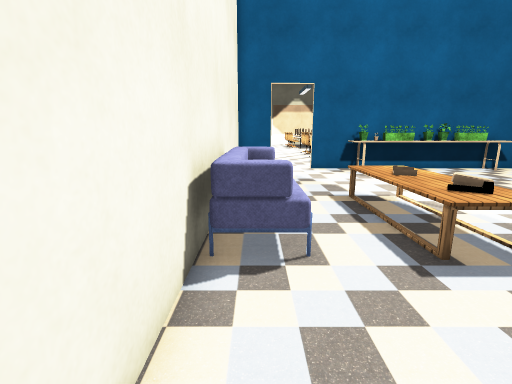
view 1 (above)

17 first-person views from a walk through a Unity game level. The camera is 1.2 m above the floor, tilts 12° down and sees 85° across. The floor is counted in squares, 0.5 m on a side. Each view is taken from the middle of a square. On the plan, view 1 faces up. The plan holds only what a view shows up to about 18 squares ahead; the rest is blank. The place goes on beyond the plan. The player character is not drawn. Door leaves are left out, so doorways stand open. Some surface patterns are stand-ins.

view 2
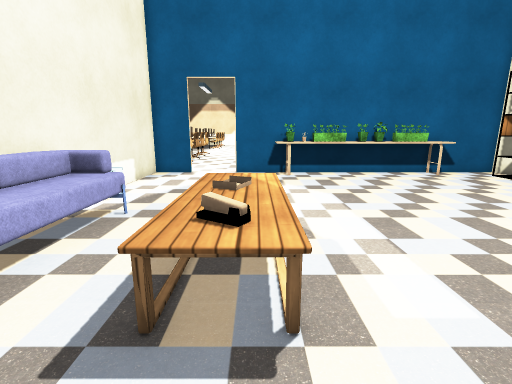

view 3
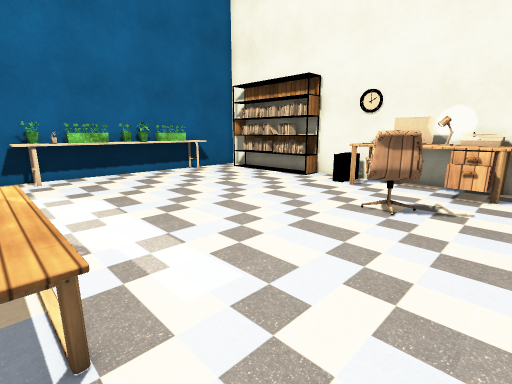

view 4
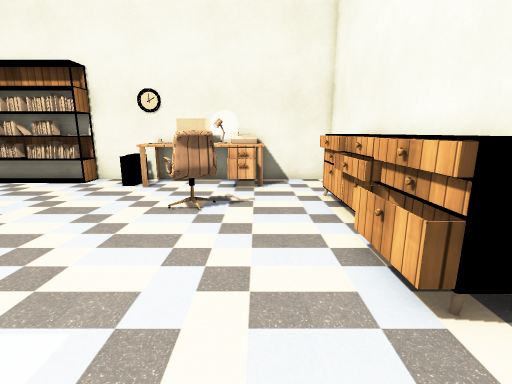

view 5
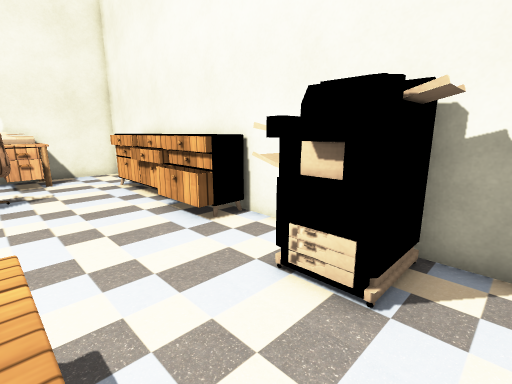

view 6
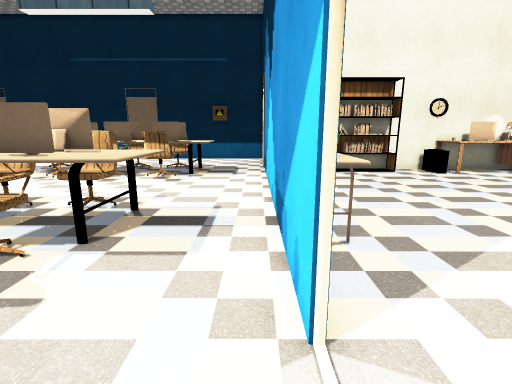

view 7
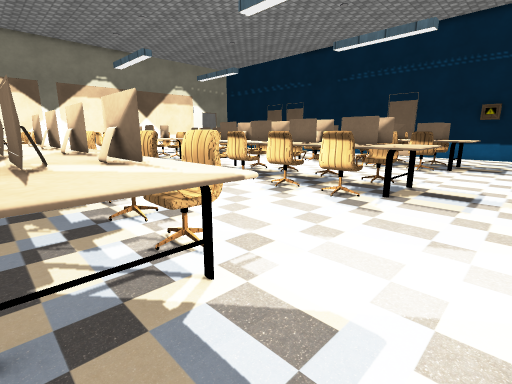

view 8
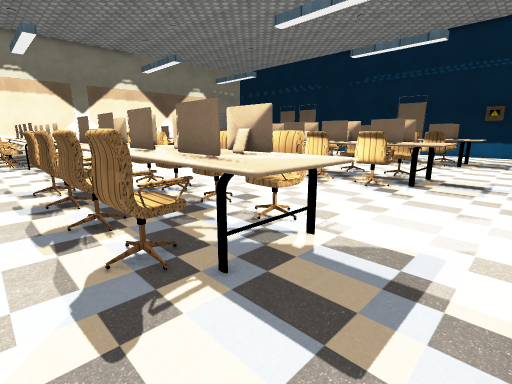

view 9
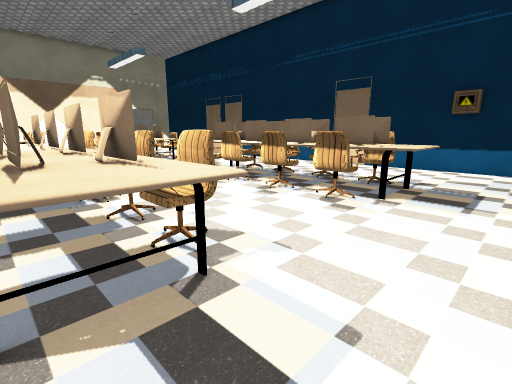

view 10
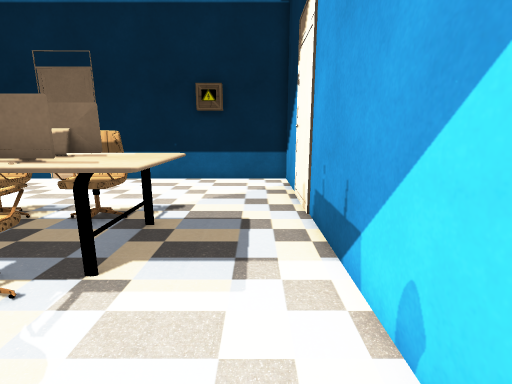

view 11
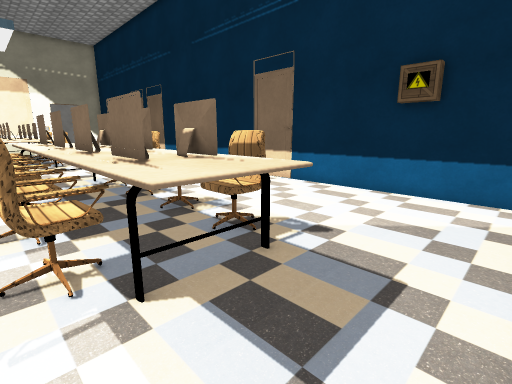

view 12
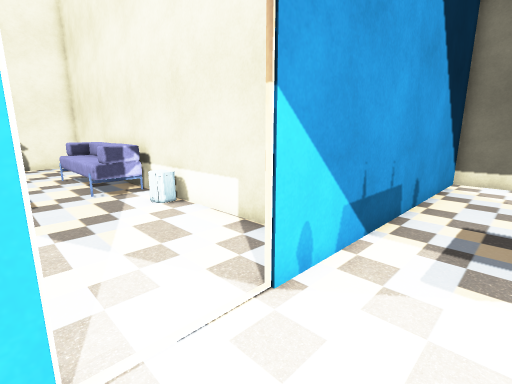

view 13
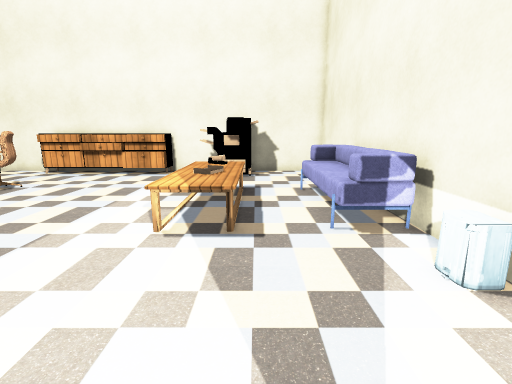

view 14
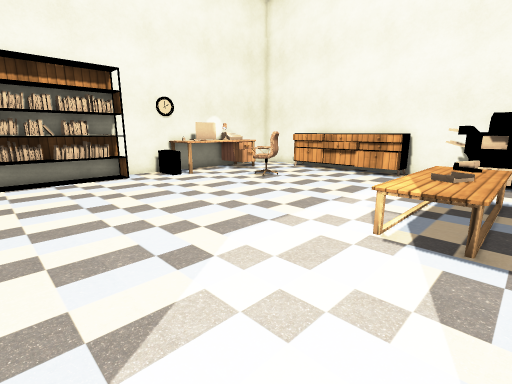

view 15
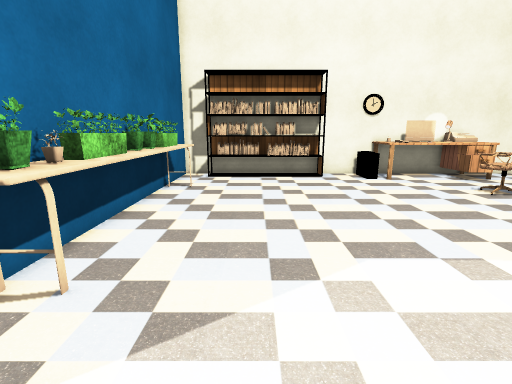

view 16
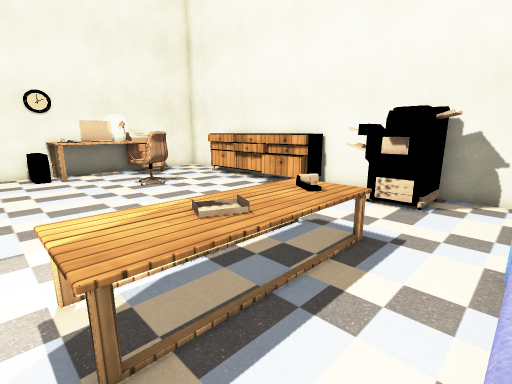

view 17
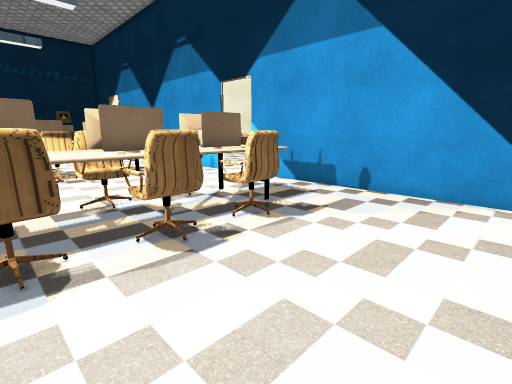

### Floor plan
Points are (right, up) in squares from view 1. A wall is a line through its corners. A room is listed if a view was taken in it or the views show most of it. See-through windows are left out.
Room 1 (views 1, 2, 3, 4, 5, 6, 7, 8, 9, 10, 11, 12, 13, 14, 15, 16, 17)
walls: (6.5, 19.2) (3.8, 19.2); (3.8, 19.4) (6.5, 19.4); (15.4, 19.4) (27.8, 19.4) (27.8, 31.5); (1.1, 19.2) (-1.2, 19.2) (-1.2, -0.9) (19.6, -0.9) (19.6, 19.2) (15.4, 19.2); (8.2, 0.4) (15.6, 0.4); (-11.5, 19.4) (1.1, 19.4)
ways out: open door at (2, 19)
objects: chair (-6, 24) to (-5, 26); chair (-6, 27) to (-5, 29); chair (-6, 30) to (-5, 31); other object (-4, 23) to (-1, 24); computer (-4, 25) to (-3, 26); computer (-4, 28) to (-3, 29); computer (-4, 30) to (-3, 31); other object (-3, 26) to (-3, 27); other object (-3, 29) to (-2, 30); computer (-2, 25) to (-2, 26); computer (-2, 27) to (-2, 28); computer (-2, 30) to (-2, 31); chair (-1, 25) to (0, 26); chair (-1, 27) to (0, 29); chair (-1, 30) to (0, 31); sofa (0, 5) to (1, 10); printer (3, 0) to (6, 1); table (3, 5) to (6, 11); chair (5, 25) to (6, 26); chair (5, 27) to (6, 29); chair (5, 30) to (6, 31); other object (6, 18); plant (7, 18) to (7, 19); other object (7, 23) to (10, 24); computer (7, 25) to (8, 26); other object (7, 26) to (9, 27); computer (7, 28) to (8, 29); other object (7, 29) to (8, 30); computer (7, 31) to (8, 31); cabinet (8, 1) to (10, 1); plant (8, 18) to (10, 18); other object (8, 19) to (10, 19); computer (9, 25) to (9, 26); computer (9, 28) to (9, 29); computer (9, 30) to (9, 31); chair (10, 25) to (11, 26); chair (10, 28) to (11, 29); other object (10, 30) to (11, 31); cabinet (11, 1); plant (11, 18) to (11, 19); cabinet (12, 1); plant (12, 18); other object (12, 18) to (16, 19); cabinet (13, 1); chair (13, 4) to (15, 6); plant (13, 18) to (15, 18); cabinet (14, 1) to (15, 1); chair (16, 25) to (17, 26); chair (16, 27) to (17, 29); chair (16, 30) to (17, 31); desk (17, 3) to (19, 8); other object (17, 23) to (20, 24); other object (18, 5); other object (18, 9) to (19, 9); computer (18, 25) to (18, 26); other object (18, 27) to (20, 27); computer (18, 28) to (18, 29); other object (18, 30); computer (18, 31); computer (19, 5) to (19, 6); computer (19, 25) to (19, 26); computer (19, 28) to (20, 29); computer (19, 30) to (20, 31); chair (20, 25) to (21, 26); chair (20, 28) to (21, 29); other object (21, 30) to (21, 31)

Positions as (right, up) in squares from view 1, and headings:
1: (0, 0), facing up
2: (5, 2), facing up
3: (5, 2), facing up-right
4: (5, 3), facing right
5: (2, 5), facing down-right
6: (1, 20), facing right
7: (-4, 20), facing up-right
8: (-7, 20), facing up-right
9: (7, 20), facing up-right
10: (13, 21), facing right
11: (16, 20), facing up-right
12: (4, 22), facing down-left
13: (3, 17), facing down
14: (3, 17), facing down-right
15: (3, 15), facing right
16: (1, 11), facing down-right
17: (-11, 31), facing down-right
